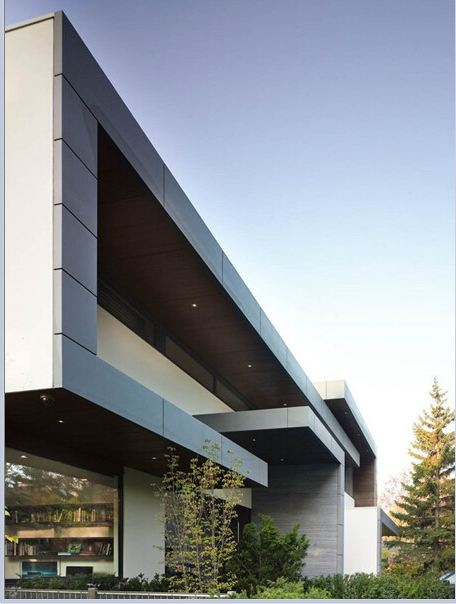
//> input picture CircleDetec/CircleDetect/1.JPG, 456 x 604 px
$ ./CircleDetect   (built with g++ and OpenCV 4)
//> lines starting //> are read from the running program, lines starting //| are printed output that depends on the picture
### CircleDetec/CircleDetect/CircleDetect/pch.h
// 入门提示:
//   1. 使用解决方案资源管理器窗口添加/管理文件
//   2. 使用团队资源管理器窗口连接到源代码管理
//   3. 使用输出窗口查看生成输出和其他消息
//   4. 使用错误列表窗口查看错误
//   5. 转到“项目”>“添加新项”以创建新的代码文件，或转到“项目”>“添加现有项”以将现有代码文件添加到项目
//   6. 将来，若要再次打开此项目，请转到“文件”>“打开”>“项目”并选择 .sln 文件

#ifndef PCH_H
#define PCH_H

// TODO: 添加要在此处预编译的标头

#endif //PCH_H

### CircleDetec/CircleDetect/CircleDetect/CircleDetect.cpp
// [38 lines of commented-out code are left out]
#include <opencv2/opencv.hpp>
#include <opencv2/imgproc/imgproc.hpp>
#include <vector>
#include	"pch.h"
//-----------------------------------【命名空间声明部分】---------------------------------------
//		描述：包含程序所使用的命名空间
//-----------------------------------------------------------------------------------------------
using namespace cv;
using namespace std;
//-----------------------------------【main( )函数】--------------------------------------------
//		描述：控制台应用程序的入口函数，我们的程序从这里开始
//-----------------------------------------------------------------------------------------------
int main()
{
	//【1】载入原始图和Mat变量定义
	Mat srcImage = imread("1.jpg");  //工程目录下应该有一张名为1.jpg的素材图
//> srcImage is the input picture: 604 rows x 456 cols, CV_8UC3; mean B, G, R 150.2, 145.3, 140.2
	Mat midImage, dstImage;//临时变量和目标图的定义

	//【2】进行边缘检测和转化为灰度图
	Canny(srcImage, midImage, 50, 200, 3);//进行一此canny边缘检测
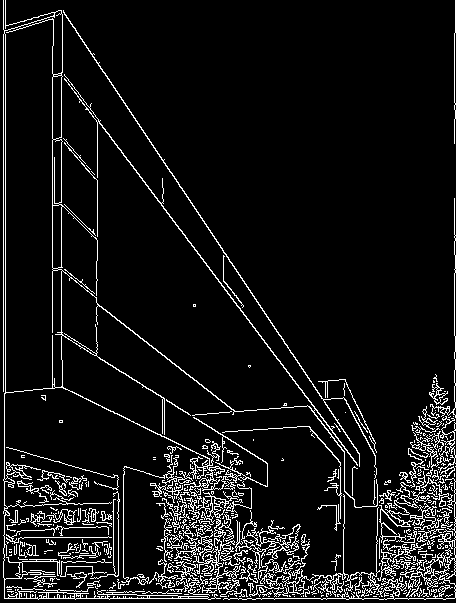
//> midImage: 604 rows x 456 cols, CV_8UC1; 8.1% white in thin lines or dots
	cvtColor(midImage, dstImage, CV_GRAY2BGR);//转化边缘检测后的图为灰度图
//> dstImage: 604 rows x 456 cols, CV_8UC3; 8.1% white in thin lines or dots

	//【3】进行霍夫线变换
	vector<Vec2f> lines;//定义一个矢量结构lines用于存放得到的线段矢量集合
	HoughLines(midImage, lines, 1, CV_PI / 180, 150, 0, 0);
//> lines = 58 lines (rho, theta), first 12: [603, 1.57], [-6, 2.5], [3, 0], [598, 1.57], [5, 0], [-45, 2.55], [454, 0], [52, 0], [61, 0], [251, 2.13], [592, 1.59], [321, 2.02]

	//【4】依次在图中绘制出每条线段
	for (size_t i = 0; i < lines.size(); i++)
	{
		float rho = lines[i][0], theta = lines[i][1];
		Point pt1, pt2;
		double a = cos(theta), b = sin(theta);
		double x0 = a * rho, y0 = b * rho;
		pt1.x = cvRound(x0 + 1000 * (-b));
		pt1.y = cvRound(y0 + 1000 * (a));
		pt2.x = cvRound(x0 - 1000 * (-b));
		pt2.y = cvRound(y0 - 1000 * (a));
		line(dstImage, pt1, pt2, Scalar(55, 100, 195), 1, CV_AA);
	}
//> this loop made 58 passes
//> (rho, theta, a, b, x0, y0) on passes 1 to 12: (603, 1.57, -4.37e-08, 1, -2.64e-05, 603), (-6, 2.5, -0.799, 0.602, 4.79, -3.61), (3, 0, 1, 0, 3, 0), (598, 1.57, -4.37e-08, 1, -2.61e-05, 598), (5, 0, 1, 0, 5, 0), (-45, 2.55, -0.829, 0.559, 37.31, -25.16), (454, 0, 1, 0, 454, 0), (52, 0, 1, 0, 52, 0), (61, 0, 1, 0, 61, 0), (251, 2.13, -0.53, 0.848, -133, 212.9), (592, 1.59, -0.0175, 1, -10.33, 591.9), (321, 2.02, -0.438, 0.899, -140.7, 288.5)
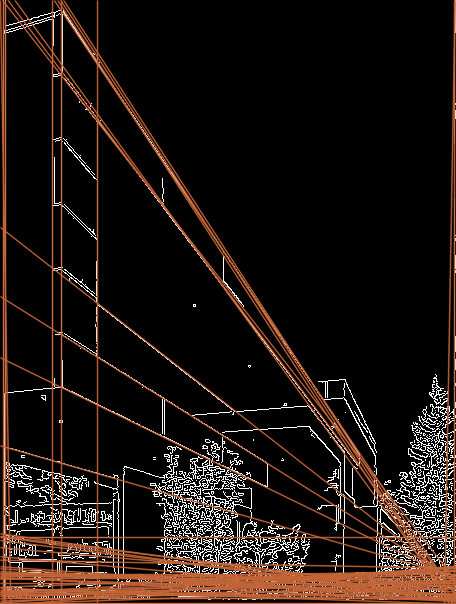
//> dstImage: 604 rows x 456 cols, CV_8UC3; mean B, G, R 17.6, 22.3, 32

	//【5】显示原始图
	imshow("【原始图】", srcImage);

	//【6】边缘检测后的图
	imshow("【边缘检测后的图】", midImage);

	//【7】显示效果图
	imshow("【效果图】", dstImage);

	waitKey(0);

	return 0;
}
